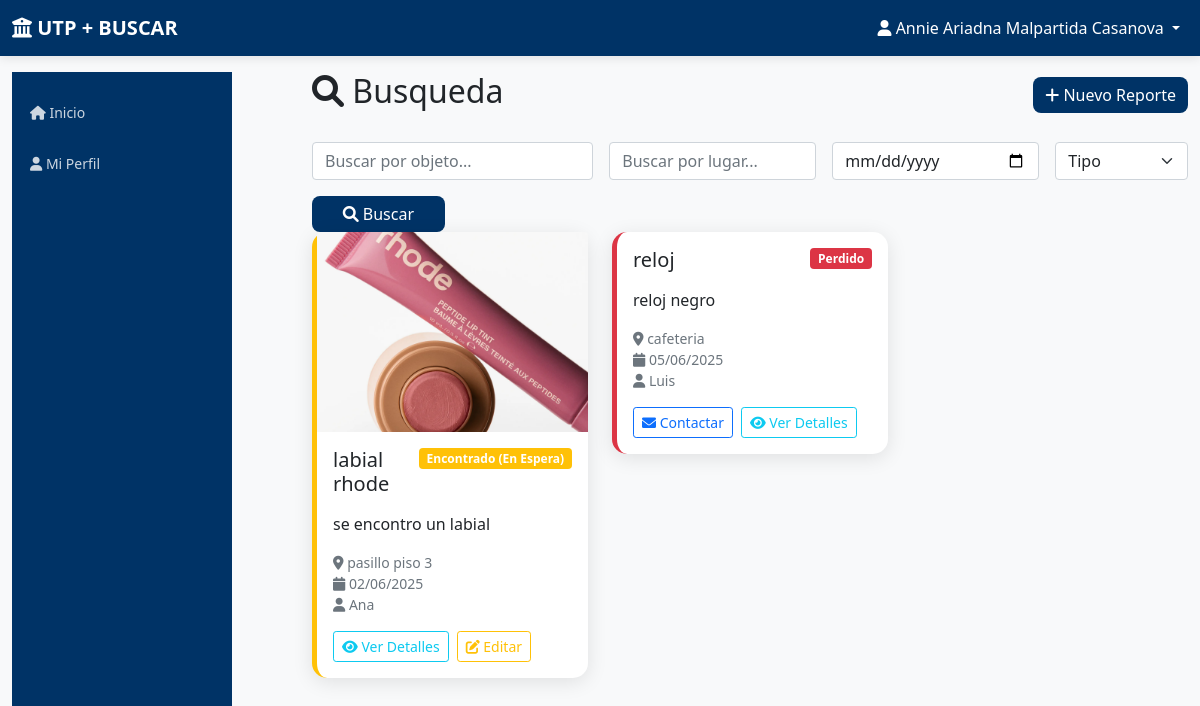
Page /dashboard (signed in) on the earlier database version.
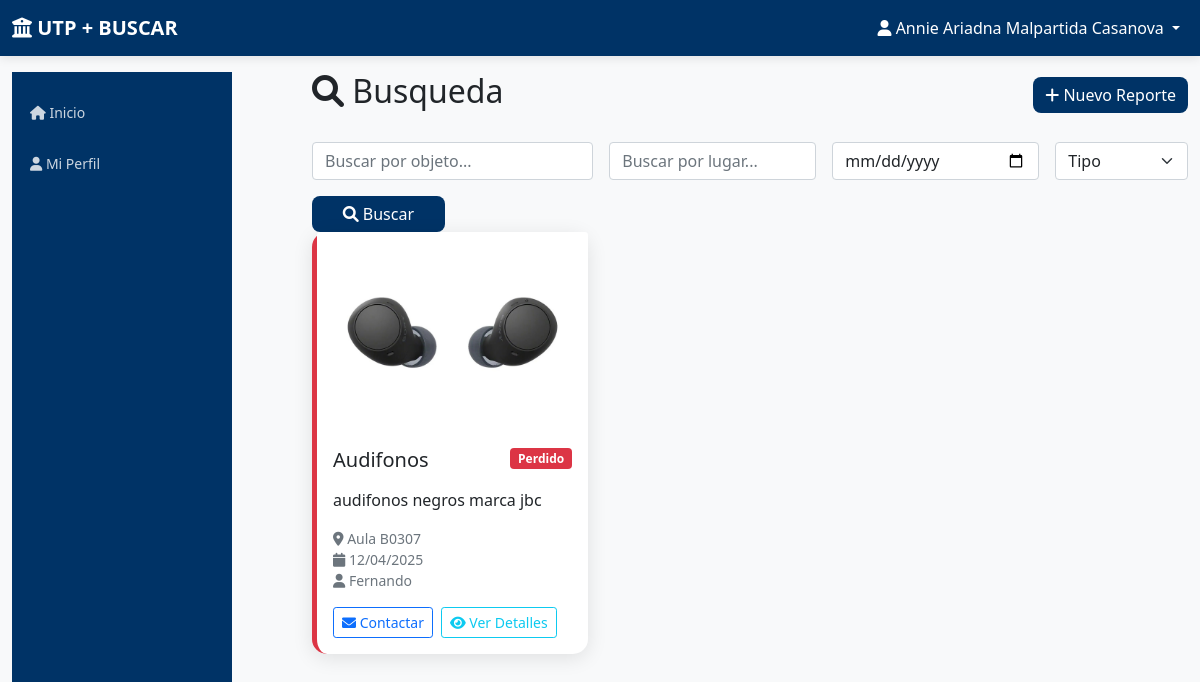
Same page on the later database version.
### app.py (models this page shows)
class Report(db.Model):
    id = db.Column(db.Integer, primary_key=True)
    type = db.Column(db.String(20), nullable=False)  # 'lost' or 'found'
    object_name = db.Column(db.String(100), nullable=False)
    description = db.Column(db.Text, nullable=False)
    location = db.Column(db.String(100), nullable=False)
    date_occurred = db.Column(db.Date, nullable=False)
    reporter_name = db.Column(db.String(100), nullable=False)
    contact_info = db.Column(db.String(150), nullable=False)
    image_filename = db.Column(db.String(100))
    status = db.Column(db.String(20), default='active')  # 'active', 'resolved', 'deleted'
    user_id = db.Column(db.Integer, db.ForeignKey('user.id'), nullable=False)
    created_at = db.Column(db.DateTime, default=datetime.utcnow)

### app.py (the view)
@app.route('/dashboard', methods=['GET', 'POST'])
def dashboard():
    if 'user_id' not in session:
        return redirect(url_for('login'))
    if request.method == 'POST':
        pass  # o algún return redirect(url_for(...))
    search_object = request.args.get('object', '')
    search_location = request.args.get('location', '')
    search_date = request.args.get('date', '')
    search_type = request.args.get('type', '')
    search_status = request.args.get('status', '')  # NUEVO: filtro de status
    query = Report.query
    if search_object:
        query = query.filter(Report.object_name.contains(search_object))
    if search_location:
        query = query.filter(Report.location.contains(search_location))
    if search_date:
        query = query.filter(Report.date_occurred == search_date)
    if search_type:
        query = query.filter(Report.type == search_type)
    if search_status:  # Solo filtrar por status si se especifica
        query = query.filter(Report.status == search_status)
    reports = query.order_by(Report.created_at.desc()).all()
    return render_template('dashboard.html', reports=reports)

### templates/dashboard.html (shortened to what this page needs)
{% extends "base.html" %}
{% block content %}
<div class="row">
    <div class="col-md-3">
        <div class="sidebar">
            <div class="nav flex-column">
                <a class="nav-link" href="{{ url_for('dashboard') }}">
                    <i class="fas fa-home"></i> Inicio
                </a>
                <a class="nav-link" href="{{ url_for('profile') }}">
                    <i class="fas fa-user"></i> Mi Perfil
                </a>
            </div>
        </div>
    </div>
    <div class="col-md-9">
        <div class="d-flex justify-content-between align-items-center mb-4">
            <h2><i class="fas fa-search"></i> Busqueda </h2>
            <button type="button" class="btn btn-primary" data-bs-toggle="modal" data-bs-target="#newReportModal">
                <i class="fas fa-plus"></i> Nuevo Reporte
            </button>
        </div>
        <div class="search-bar">
            <form method="GET" class="row g-3">
                <div class="col-md-4">
                    <input type="text" class="form-control" name="object" placeholder="Buscar por objeto..." value="{{ request.args.get('object', '') }}">
                </div>
                <div class="col-md-3">
                    <input type="text" class="form-control" name="location" placeholder="Buscar por lugar..." value="{{ request.args.get('location', '') }}">
                </div>
                <div class="col-md-3">
                    <input type="date" class="form-control" name="date" value="{{ request.args.get('date', '') }}">
                </div>
                <div class="col-md-2">
                    <select class="form-select" name="type">
                        <option value="">Tipo</option>
                    </select>
                </div>
                <div class="col-md-2">
                    <button class="btn btn-primary w-100" type="submit">
                        <i class="fas fa-search"></i> Buscar
                    </button>
                </div>
            </form>
        </div>
        <div class="row">
            {% for report in reports %}
<div class="col-md-6 col-lg-4 mb-4">
    <div class="card report-card
        {% if report.status == 'claimed' %}
            border-start border-5 border-success
        {% elif report.status == 'waiting' or report.type == 'found' %}
            border-start border-5 border-warning
        {% else %}
            border-start border-5 border-danger
        {% endif %}
    ">
        {% if report.image_filename %}
            <img src="{{ url_for('static', filename='uploads/' + report.image_filename) }}" class="card-img-top" style="height: 200px; object-fit: cover;">
        {% endif %}
        <div class="card-body">
            <div class="d-flex justify-content-between align-items-start mb-2">
                <h5 class="card-title">{{ report.object_name }}</h5>
<span class="badge
    {% if report.status == 'claimed' %}
        bg-success
    {% elif report.status == 'waiting' or report.type == 'found' %}
        bg-warning
    {% else %}
        bg-danger
    {% endif %}
">
    {% if report.status == 'claimed' %}
        Encontrado
    {% elif report.status == 'waiting' or report.type == 'found' %}
        Encontrado (En Espera)
    {% else %}
        Perdido
    {% endif %}
</span>
            </div>
            <p class="card-text">{{ report.description[:100] }}{% if report.description|length > 100 %}...{% endif %}</p>
            <div class="text-muted small mb-3">
                <i class="fas fa-map-marker-alt"></i> {{ report.location }}<br>
                <i class="fas fa-calendar"></i> {{ report.date_occurred.strftime('%d/%m/%Y') }}<br>
                <i class="fas fa-user"></i> {{ report.reporter_name }}
            </div>
            <div class="d-flex gap-2">
                {% if report.user_id != session['user_id'] %}
                    <a href="mailto:{{ report.contact_info }}" class="btn btn-sm btn-outline-primary">
                        <i class="fas fa-envelope"></i> Contactar
                    </a>
                {% endif %}
                <button class="btn btn-sm btn-outline-info"
                        data-bs-toggle="modal"
                        data-bs-target="#reportDetailModal"
                        onclick="showReportDetail(
                            '{{ report.object_name|escape }}',
                            '{{ report.description|escape }}',
                            '{{ report.location|escape }}',
                            '{{ report.date_occurred.strftime('%d/%m/%Y') }}',
                            '{{ report.reporter_name|escape }}',
                            '{{ report.contact_info|escape }}',
                            '{{ url_for('static', filename='uploads/' + report.image_filename) if report.image_filename else '' }}'
                        )">
                    <i class="fas fa-eye"></i> Ver Detalles
                </button>
                {% if report.user_id == session['user_id'] %}
                <a href="#"
                   class="btn btn-sm btn-outline-warning"
                   data-bs-toggle="modal"
                   data-bs-target="#editReportModal"
                   onclick="setReportData(
                       '{{ report.id }}',
                       '{{ report.status }}',
                       `{{ report.description | escape }}`,
                       `{{ report.location | escape }}`
                    )">
                     <i class="fas fa-edit"></i> Editar
                </a>
                {% endif %}
            </div>
        </div>
    </div>
</div>
            {% endfor %}
        </div>
    </div>
</div>
{% endblock %}

### templates/base.html (shortened to what this page needs)
<!DOCTYPE html>
<html lang="es">
<head>
    <link href="https://cdn.jsdelivr.net/npm/bootstrap@5.1.3/dist/css/bootstrap.min.css" rel="stylesheet">
    <link href="https://cdnjs.cloudflare.com/ajax/libs/font-awesome/6.0.0/css/all.min.css" rel="stylesheet">
</head>
<body>
    <nav class="navbar navbar-expand-lg navbar-dark">
        <div class="container-fluid">
            <a class="navbar-brand" href="{{ url_for('dashboard') }}">
                <i class="fas fa-university"></i> UTP + BUSCAR
            </a>
            {% if session.user_id %}
            <div class="navbar-nav ms-auto">
                <div class="nav-item dropdown">
                    <a class="nav-link dropdown-toggle text-white" href="#" id="navbarDropdown" role="button" data-bs-toggle="dropdown">
                        <i class="fas fa-user"></i> {{ session.full_name }}
                    </a>
                </div>
            </div>
            {% endif %}
        </div>
    </nav>
    <div class="container-fluid mt-3">
        {% block content %}{% endblock %}
    </div>
</body>
</html>

### templates/base.html (style rules this page uses)
:root { --utp-primary: #003366; --utp-secondary: #003366; --utp-accent: #ff6600; --utp-light: #f8f9fa; --utp-dark: #212529; }
body { font-family: 'Segoe UI', Tahoma, Geneva, Verdana, sans-serif; background-color: var(--utp-light); }
.navbar-brand { font-weight: bold; color: white !important; }
.navbar { background: linear-gradient(135deg, var(--utp-primary), var(--utp-secondary)); box-shadow: 0 2px 10px rgba(0,0,0,0.1); }
.btn-primary { background: linear-gradient(135deg, var(--utp-secondary), var(--utp-primary)); border: none; border-radius: 8px; transition: all 0.3s ease; }
.card { border: none; border-radius: 15px; box-shadow: 0 4px 20px rgba(0,0,0,0.1); transition: all 0.3s ease; }
.sidebar { background: linear-gradient(135deg, var(--utp-primary), var(--utp-secondary)); min-height: 100vh; height: auto; padding: 15px 0; width: 220px; }
.row { display: flex; align-items: stretch; }
@media (min-width: 768px) { .sidebar { position: sticky; top: 0; height: 100vh; overflow-y: auto; } }
.sidebar .nav-link { color: rgba(255,255,255,0.8); padding: 10px 18px; margin: 5px 0; border-radius: 0 25px 25px 0; transition: all 0.3s ease; font-size: 14px; }
.card-img-top { max-height: 300px; object-fit: cover; }

Differences in the rows shown:
removed Report: image_filename (picture), object_name "labial rhode", status "Encontrado (En Espera)", description "se encontro un labial", location "pasillo piso 3", date_occurred "02/06/2025", reporter_name "Ana", type "found" (drawn)
removed Report: object_name "reloj", status "Perdido", description "reloj negro", location "cafeteria", date_occurred "05/06/2025", reporter_name "Luis"
added Report: image_filename (picture), object_name "Audifonos", status "Perdido", description "audifonos negros marca jbc", location "Aula B0307", date_occurred "12/04/2025", reporter_name "Fernando"
